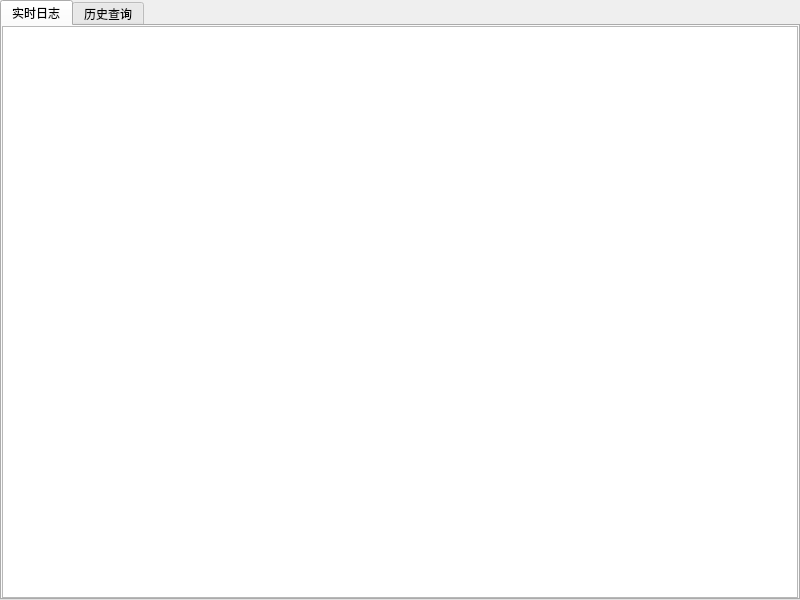
<?xml version="1.0" encoding="UTF-8"?>
<ui version="4.0">
 <class>LoggerWidget</class>
 <widget class="QWidget" name="LoggerWidget">
  <property name="geometry">
   <rect>
    <x>0</x>
    <y>0</y>
    <width>800</width>
    <height>600</height>
   </rect>
  </property>
  <layout class="QVBoxLayout" name="mainLayout">
   <property name="spacing">
    <number>0</number>
   </property>
   <property name="leftMargin">
    <number>0</number>
   </property>
   <property name="topMargin">
    <number>0</number>
   </property>
   <property name="rightMargin">
    <number>0</number>
   </property>
   <property name="bottomMargin">
    <number>0</number>
   </property>
   <item>
    <widget class="QTabWidget" name="tabWidget">
     <property name="currentIndex">
      <number>0</number>
     </property>
     <widget class="QWidget" name="liveTab">
      <attribute name="title">
       <string>实时日志</string>
      </attribute>
      <layout class="QVBoxLayout" name="liveLayout">
       <property name="spacing">
        <number>0</number>
       </property>
       <property name="leftMargin">
        <number>0</number>
       </property>
       <property name="topMargin">
        <number>0</number>
       </property>
       <property name="rightMargin">
        <number>0</number>
       </property>
       <property name="bottomMargin">
        <number>0</number>
       </property>
       <item>
        <widget class="QListView" name="liveListView">
         <property name="horizontalScrollBarPolicy">
          <enum>Qt::ScrollBarAlwaysOff</enum>
         </property>
         <property name="editTriggers">
          <set>QAbstractItemView::NoEditTriggers</set>
         </property>
         <property name="verticalScrollMode">
          <enum>QAbstractItemView::ScrollPerPixel</enum>
         </property>
        </widget>
       </item>
      </layout>
     </widget>
     <widget class="QWidget" name="historyTab">
      <attribute name="title">
       <string>历史查询</string>
      </attribute>
      <layout class="QVBoxLayout" name="histLayout">
       <property name="spacing">
        <number>4</number>
       </property>
       <property name="leftMargin">
        <number>4</number>
       </property>
       <property name="topMargin">
        <number>4</number>
       </property>
       <property name="rightMargin">
        <number>4</number>
       </property>
       <property name="bottomMargin">
        <number>4</number>
       </property>
       <item>
        <layout class="QHBoxLayout" name="dateLayout">
         <item>
          <widget class="QLabel" name="labelDate">
           <property name="text">
            <string>日期：</string>
           </property>
          </widget>
         </item>
         <item>
          <widget class="QLineEdit" name="dateEdit">
           <property name="readOnly">
            <bool>true</bool>
           </property>
          </widget>
         </item>
         <item>
          <widget class="QPushButton" name="selectDateBtn">
           <property name="cursor">
            <cursorShape>PointingHandCursor</cursorShape>
           </property>
           <property name="text">
            <string>选择日期</string>
           </property>
          </widget>
         </item>
         <item>
          <spacer name="dateSpacer">
           <property name="orientation">
            <enum>Qt::Horizontal</enum>
           </property>
           <property name="sizeHint" stdset="0">
            <size>
             <width>40</width>
             <height>20</height>
            </size>
           </property>
          </spacer>
         </item>
        </layout>
       </item>
       <item>
        <layout class="QHBoxLayout" name="timeLayout">
         <item>
          <widget class="QCheckBox" name="timeCheck">
           <property name="text">
            <string>时间区间：</string>
           </property>
          </widget>
         </item>
         <item>
          <widget class="QSpinBox" name="timeFromHour">
           <property name="enabled">
            <bool>false</bool>
           </property>
           <property name="minimum">
            <number>0</number>
           </property>
           <property name="maximum">
            <number>23</number>
           </property>
          </widget>
         </item>
         <item>
          <widget class="QLabel" name="labelTimeFrom">
           <property name="text">
            <string>:</string>
           </property>
          </widget>
         </item>
         <item>
          <widget class="QSpinBox" name="timeFromMinute">
           <property name="enabled">
            <bool>false</bool>
           </property>
           <property name="minimum">
            <number>0</number>
           </property>
           <property name="maximum">
            <number>59</number>
           </property>
          </widget>
         </item>
         <item>
          <widget class="QLabel" name="labelTimeFrom2">
           <property name="text">
            <string>:</string>
           </property>
          </widget>
         </item>
         <item>
          <widget class="QSpinBox" name="timeFromSecond">
           <property name="enabled">
            <bool>false</bool>
           </property>
           <property name="minimum">
            <number>0</number>
           </property>
           <property name="maximum">
            <number>59</number>
           </property>
          </widget>
         </item>
         <item>
          <widget class="QLabel" name="labelTimeTo">
           <property name="text">
            <string>至</string>
           </property>
          </widget>
         </item>
         <item>
          <widget class="QSpinBox" name="timeToHour">
           <property name="enabled">
            <bool>false</bool>
           </property>
           <property name="minimum">
            <number>0</number>
           </property>
           <property name="maximum">
            <number>23</number>
           </property>
          </widget>
         </item>
         <item>
          <widget class="QLabel" name="labelTimeTo2">
           <property name="text">
            <string>:</string>
           </property>
          </widget>
         </item>
         <item>
          <widget class="QSpinBox" name="timeToMinute">
           <property name="enabled">
            <bool>false</bool>
           </property>
           <property name="minimum">
            <number>0</number>
           </property>
           <property name="maximum">
            <number>59</number>
           </property>
          </widget>
         </item>
         <item>
          <widget class="QLabel" name="labelTimeTo3">
           <property name="text">
            <string>:</string>
           </property>
          </widget>
         </item>
         <item>
          <widget class="QSpinBox" name="timeToSecond">
           <property name="enabled">
            <bool>false</bool>
           </property>
           <property name="minimum">
            <number>0</number>
           </property>
           <property name="maximum">
            <number>59</number>
           </property>
          </widget>
         </item>
         <item>
          <spacer name="timeSpacer">
           <property name="orientation">
            <enum>Qt::Horizontal</enum>
           </property>
           <property name="sizeHint" stdset="0">
            <size>
             <width>40</width>
             <height>20</height>
            </size>
           </property>
          </spacer>
         </item>
        </layout>
       </item>
       <item>
        <layout class="QHBoxLayout" name="searchLayout">
         <item>
          <widget class="QLabel" name="labelLike">
           <property name="text">
            <string>模糊匹配：</string>
           </property>
          </widget>
         </item>
         <item>
          <widget class="QLineEdit" name="likeEdit">
           <property name="placeholderText">
            <string>留空则不做模糊匹配</string>
           </property>
          </widget>
         </item>
         <item>
          <widget class="QPushButton" name="searchBtn">
           <property name="text">
            <string>查询</string>
           </property>
          </widget>
         </item>
         <item>
          <widget class="QPushButton" name="findPrevBtn">
           <property name="enabled">
            <bool>false</bool>
           </property>
           <property name="text">
            <string>查找前一个</string>
           </property>
          </widget>
         </item>
         <item>
          <widget class="QPushButton" name="findNextBtn">
           <property name="enabled">
            <bool>false</bool>
           </property>
           <property name="text">
            <string>查找后一个</string>
           </property>
          </widget>
         </item>
        </layout>
       </item>
       <item>
        <widget class="QListView" name="histListView">
         <property name="horizontalScrollBarPolicy">
          <enum>Qt::ScrollBarAlwaysOff</enum>
         </property>
         <property name="editTriggers">
          <set>QAbstractItemView::NoEditTriggers</set>
         </property>
         <property name="verticalScrollMode">
          <enum>QAbstractItemView::ScrollPerPixel</enum>
         </property>
        </widget>
       </item>
       <item>
        <widget class="QWidget" name="pageBarWidget" native="true">
         <layout class="QHBoxLayout" name="pageBarLayout">
          <property name="spacing">
           <number>2</number>
          </property>
          <property name="leftMargin">
           <number>0</number>
          </property>
          <property name="topMargin">
           <number>0</number>
          </property>
          <property name="rightMargin">
           <number>0</number>
          </property>
          <property name="bottomMargin">
           <number>0</number>
          </property>
         </layout>
        </widget>
       </item>
      </layout>
     </widget>
    </widget>
   </item>
  </layout>
 </widget>
 <resources/>
 <connections>
  <connection>
   <sender>timeCheck</sender>
   <signal>toggled(bool)</signal>
   <receiver>timeFromHour</receiver>
   <slot>setEnabled(bool)</slot>
   <hints>
    <hint type="sourcelabel">
     <x>100</x>
     <y>100</y>
    </hint>
    <hint type="destinationlabel">
     <x>200</x>
     <y>100</y>
    </hint>
   </hints>
  </connection>
  <connection>
   <sender>timeCheck</sender>
   <signal>toggled(bool)</signal>
   <receiver>timeFromMinute</receiver>
   <slot>setEnabled(bool)</slot>
   <hints>
    <hint type="sourcelabel">
     <x>100</x>
     <y>100</y>
    </hint>
    <hint type="destinationlabel">
     <x>200</x>
     <y>100</y>
    </hint>
   </hints>
  </connection>
  <connection>
   <sender>timeCheck</sender>
   <signal>toggled(bool)</signal>
   <receiver>timeFromSecond</receiver>
   <slot>setEnabled(bool)</slot>
   <hints>
    <hint type="sourcelabel">
     <x>100</x>
     <y>100</y>
    </hint>
    <hint type="destinationlabel">
     <x>200</x>
     <y>100</y>
    </hint>
   </hints>
  </connection>
  <connection>
   <sender>timeCheck</sender>
   <signal>toggled(bool)</signal>
   <receiver>timeToHour</receiver>
   <slot>setEnabled(bool)</slot>
   <hints>
    <hint type="sourcelabel">
     <x>100</x>
     <y>100</y>
    </hint>
    <hint type="destinationlabel">
     <x>300</x>
     <y>100</y>
    </hint>
   </hints>
  </connection>
  <connection>
   <sender>timeCheck</sender>
   <signal>toggled(bool)</signal>
   <receiver>timeToMinute</receiver>
   <slot>setEnabled(bool)</slot>
   <hints>
    <hint type="sourcelabel">
     <x>100</x>
     <y>100</y>
    </hint>
    <hint type="destinationlabel">
     <x>300</x>
     <y>100</y>
    </hint>
   </hints>
  </connection>
  <connection>
   <sender>timeCheck</sender>
   <signal>toggled(bool)</signal>
   <receiver>timeToSecond</receiver>
   <slot>setEnabled(bool)</slot>
   <hints>
    <hint type="sourcelabel">
     <x>100</x>
     <y>100</y>
    </hint>
    <hint type="destinationlabel">
     <x>300</x>
     <y>100</y>
    </hint>
   </hints>
  </connection>
 </connections>
</ui>
